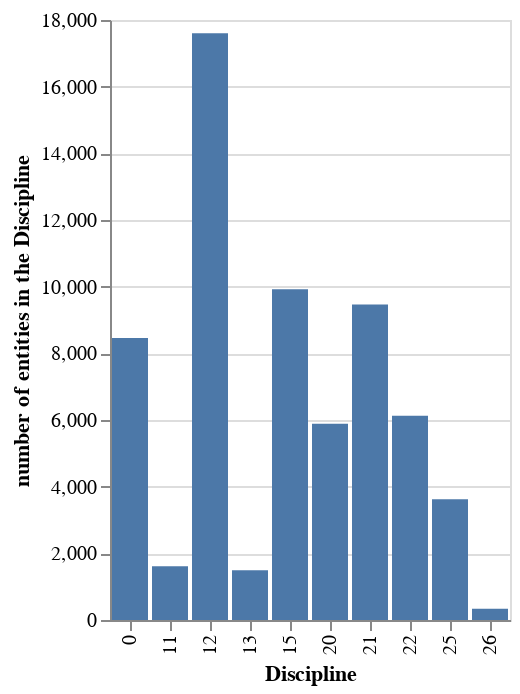

The notebook cell this image was saved under:
### Markdown cell above
This notebook uses the postprocessed cooccurrence taxonomy described in the article and is therefore relatively evenly distributed. Run the same code with the imbalanced or centroids taxonomies to compare.

### Code cell
source = taxonomy["Level_1"].value_counts().to_pandas()
alt.Chart(source).mark_bar().encode(
    x = alt.X("Level_1", title = "Discipline"),
    y = alt.Y("counts", title = "number of entities in the Discipline"))

### Figure 1 — Vega-Lite specification as saved in the notebook (floating-point values rounded to 4 significant figures)
{"config": {"view": {"continuousWidth": 400, "continuousHeight": 300}}, "data": {"name": "data-175374f4a90ee7f7a9a8086441a39c75"}, "mark": "bar", "encoding": {"x": {"field": "Level_1", "title": "Discipline", "type": "nominal"}, "y": {"field": "counts", "title": "number of entities in the Discipline", "type": "quantitative"}}, "$schema": "https://vega.github.io/schema/vega-lite/v4.17.0.json", "datasets": {"data-175374f4a90ee7f7a9a8086441a39c75": [{"Level_1": "21", "counts": 9467}, {"Level_1": "13", "counts": 1493}, {"Level_1": "15", "counts": 9922}, {"Level_1": "12", "counts": 17604}, {"Level_1": "0", "counts": 8463}, {"Level_1": "22", "counts": 6129}, {"Level_1": "11", "counts": 1610}, {"Level_1": "20", "counts": 5887}, {"Level_1": "25", "counts": 3625}, {"Level_1": "26", "counts": 341}]}}
